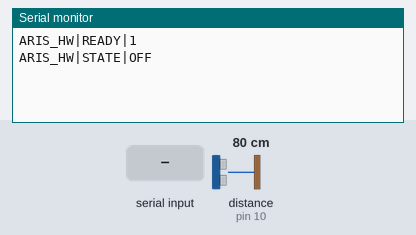
The sketch below on a simulated Arduino Uno, built with avr-gcc and run on an emulated ATmega328P. Shown: the last lines printed to the serial monitor. The inputs (shaded band) are chosen by the test bench; at power-on: distance to the obstacle (sensor on pin 10) 80 cm. The echo pulse lasts 58.3 µs per cm.

Above: at 1.2 s.
1.3 s: "ARM\n" received over Serial
At 1.61 s:
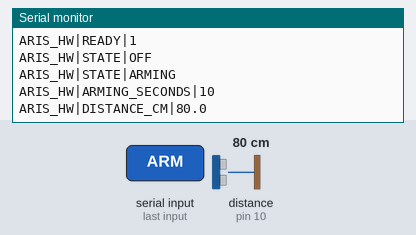
2.8 s: "PING\n" received over Serial
At 3.11 s:
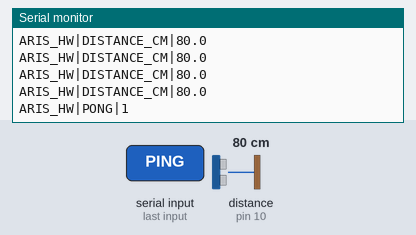
4.3 s: distance to the obstacle (sensor on pin 10) set to 2 cm
At 4.61 s:
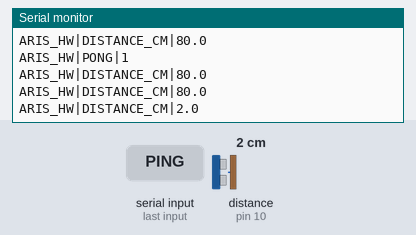
5.8 s: distance to the obstacle (sensor on pin 10) set to 4 cm
At 6.11 s:
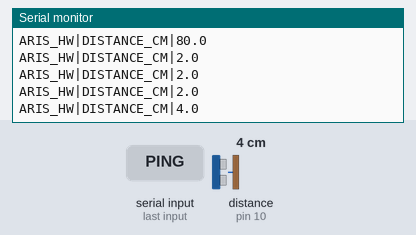
Timing chart, 0 to 8.3 s (numbered marks = the images above; inputs shaded):
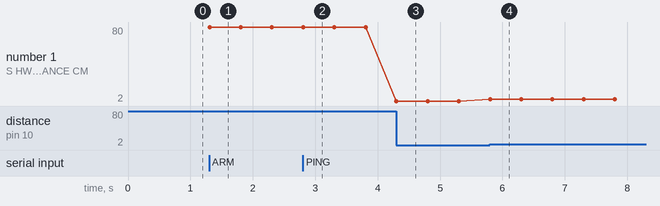

Measured:
- after the input at 1.3 s, the serial monitor: prints a new line at once (image 1)
- after the input at 2.8 s, the serial monitor: prints a new line at once (image 2)
- after the input at 4.3 s, the serial monitor: prints a new line at once (image 3)
- after the input at 5.8 s, the serial monitor: prints a new line at once (image 4)
- plotted number 1: 80 → 2 after the input at 4.3 s, 2 → 4 after the input at 5.8 s

The sketch:

aris_guard.ino
```cpp
#include <Arduino.h>

#include "guard_state.h"
#include "hardware_config.h"
#include "remote_input.h"
#include "sonar_sensor.h"

GuardStateMachine guard;
RemoteInput remote;
SonarSensor sonar;

unsigned long last_sonar_sample_ms = 0;
unsigned long last_distance_report_ms = 0;
char serial_command[24] = {};
uint8_t serial_command_length = 0;

// In tên trạng thái ổn định để Python có thể đọc mà không cần phân tích câu tự nhiên.
void printState(GuardState state) {
  Serial.print(F("ARIS_HW|STATE|"));
  switch (state) {
    case GuardState::kOff:
      Serial.println(F("OFF"));
      break;
    case GuardState::kArming:
      Serial.println(F("ARMING"));
      break;
    case GuardState::kArmed:
      Serial.println(F("ARMED"));
      break;
    case GuardState::kAlert:
      Serial.println(F("ALERT"));
      break;
  }
}

// Gửi thay đổi trạng thái duy nhất để HUD và TTS không thông báo trùng lặp.
void publishGuardEvent(GuardEvent event) {
  if (event == GuardEvent::kNone) {
    return;
  }
  printState(guard.state());
}

// Bật sonar bằng remote hoặc lệnh từ ARIS và phát thời gian rời vùng cảm biến.
void armGuard() {
  const GuardEvent event = guard.arm(millis());
  publishGuardEvent(event);
  if (event == GuardEvent::kArmingStarted) {
    Serial.println(F("ARIS_HW|ARMING_SECONDS|10"));
  }
}

// Mở khóa cảnh báo và đưa cảm biến về OFF bằng điều khiển vật lý.
void disarmGuard() {
  publishGuardEvent(guard.disarm());
}

// Xử lý các nút IR đã đo trực tiếp từ remote của chủ sở hữu.
void handleRemote() {
  const RemoteCommand command = remote.poll();
  switch (command) {
    case RemoteCommand::kNone:
      return;
    case RemoteCommand::kPower:
      Serial.println(F("ARIS_HW|REMOTE|POWER"));
      armGuard();
      return;
    case RemoteCommand::kOk:
      Serial.println(F("ARIS_HW|REMOTE|OK"));
      disarmGuard();
      return;
    case RemoteCommand::kZero:
      Serial.println(F("ARIS_HW|REMOTE|ZERO"));
      disarmGuard();
      return;
    case RemoteCommand::kBack:
      Serial.println(F("ARIS_HW|REMOTE|BACK"));
      disarmGuard();
      return;
    case RemoteCommand::kUnknown:
      Serial.print(F("ARIS_HW|REMOTE|UNKNOWN|0x"));
      Serial.println(remote.lastCode(), HEX);
      return;
  }
}

// Nhận lệnh ASCII an toàn từ Python; không thực thi nội dung tùy ý trên Arduino.
void processSerialCommand(const char* command) {
  if (strcmp(command, "ARM") == 0) {
    armGuard();
  } else if (strcmp(command, "DISARM") == 0 || strcmp(command, "STOP") == 0) {
    disarmGuard();
  } else if (strcmp(command, "STATUS") == 0) {
    printState(guard.state());
  } else if (strcmp(command, "PING") == 0) {
    Serial.println(F("ARIS_HW|PONG|1"));
  } else {
    Serial.println(F("ARIS_HW|ERROR|UNKNOWN_COMMAND"));
  }
}

// Ghép một dòng Serial có giới hạn kích thước để tránh phân mảnh RAM trên UNO.
void handleSerialInput() {
  while (Serial.available() > 0) {
    const char value = static_cast<char>(Serial.read());
    if (value == '\r') {
      continue;
    }
    if (value == '\n') {
      serial_command[serial_command_length] = '\0';
      if (serial_command_length > 0) {
        processSerialCommand(serial_command);
      }
      serial_command_length = 0;
      continue;
    }
    if (serial_command_length < sizeof(serial_command) - 1) {
      serial_command[serial_command_length++] = value;
    } else {
      serial_command_length = 0;
      Serial.println(F("ARIS_HW|ERROR|COMMAND_TOO_LONG"));
    }
  }
}

// Chỉ đo khoảng cách khi sonar đang ARMING/ARMED/ALERT để trạng thái OFF thật sự nghỉ.
void updateSonar() {
  const unsigned long now_ms = millis();
  if (guard.state() == GuardState::kOff ||
      now_ms - last_sonar_sample_ms < aris_hardware::kSonarSampleIntervalMs) {
    return;
  }
  last_sonar_sample_ms = now_ms;
  const float distance_cm = sonar.readDistanceCm();
  publishGuardEvent(guard.update(now_ms, distance_cm));

  if (now_ms - last_distance_report_ms >= aris_hardware::kDistanceReportIntervalMs) {
    last_distance_report_ms = now_ms;
    Serial.print(F("ARIS_HW|DISTANCE_CM|"));
    Serial.println(distance_cm, 1);
  }
}

// Khởi tạo giao tiếp USB, sonar và IR rồi công bố firmware đã sẵn sàng.
void setup() {
  Serial.begin(115200);
  sonar.begin();
  remote.begin();
  Serial.println(F("ARIS_HW|READY|1"));
  printState(guard.state());
}

// Điều phối Serial, remote và sonar không dùng delay dài để giữ phản hồi nhanh.
void loop() {
  handleSerialInput();
  handleRemote();
  updateSonar();
}
```

guard_state.cpp
```cpp
#include "guard_state.h"

#include "hardware_config.h"

GuardEvent GuardStateMachine::arm(unsigned long now_ms) {
  if (state_ != GuardState::kOff) {
    return GuardEvent::kNone;
  }
  state_ = GuardState::kArming;
  arming_started_ms_ = now_ms;
  consecutive_near_samples_ = 0;
  return GuardEvent::kArmingStarted;
}

GuardEvent GuardStateMachine::disarm() {
  if (state_ == GuardState::kOff) {
    return GuardEvent::kNone;
  }
  state_ = GuardState::kOff;
  consecutive_near_samples_ = 0;
  return GuardEvent::kDisarmed;
}

GuardEvent GuardStateMachine::update(unsigned long now_ms, float distance_cm) {
  if (state_ == GuardState::kArming &&
      now_ms - arming_started_ms_ >= aris_hardware::kArmingDelayMs) {
    state_ = GuardState::kArmed;
    consecutive_near_samples_ = 0;
    return GuardEvent::kArmed;
  }

  if (state_ != GuardState::kArmed || distance_cm <= 0.0F) {
    return GuardEvent::kNone;
  }

  if (distance_cm <= aris_hardware::kAlertDistanceCm) {
    consecutive_near_samples_++;
  } else {
    consecutive_near_samples_ = 0;
  }

  if (consecutive_near_samples_ < aris_hardware::kNearSamplesRequired) {
    return GuardEvent::kNone;
  }
  state_ = GuardState::kAlert;
  consecutive_near_samples_ = 0;
  return GuardEvent::kAlertStarted;
}

GuardState GuardStateMachine::state() const {
  return state_;
}
```

guard_state.h
```cpp
#pragma once

#include <Arduino.h>

enum class GuardState : uint8_t {
  kOff,
  kArming,
  kArmed,
  kAlert,
};

enum class GuardEvent : uint8_t {
  kNone,
  kArmingStarted,
  kArmed,
  kAlertStarted,
  kDisarmed,
};

class GuardStateMachine {
 public:
  // Bắt đầu đếm ngược kích hoạt nếu hệ thống đang tắt.
  GuardEvent arm(unsigned long now_ms);

  // Tắt sonar và xóa cảnh báo đã chốt bằng chìa IR hoặc lệnh Serial.
  GuardEvent disarm();

  // Cập nhật đếm ngược và xác nhận vật thể gần qua nhiều mẫu liên tiếp.
  GuardEvent update(unsigned long now_ms, float distance_cm);

  // Trả trạng thái hiện tại để firmware gửi đồng bộ sang ứng dụng ARIS.
  GuardState state() const;

 private:
  GuardState state_ = GuardState::kOff;
  unsigned long arming_started_ms_ = 0;
  uint8_t consecutive_near_samples_ = 0;
};
```

remote_input.cpp
```cpp
#include "remote_input.h"

#include <IRremote.hpp>

#include "hardware_config.h"

void RemoteInput::begin() {
  IrReceiver.begin(aris_hardware::kIrReceivePin, ENABLE_LED_FEEDBACK);
}

RemoteCommand RemoteInput::poll() {
  if (!IrReceiver.decode()) {
    return RemoteCommand::kNone;
  }

  const bool repeated =
      IrReceiver.decodedIRData.flags & IRDATA_FLAGS_IS_REPEAT;
  last_code_ = IrReceiver.decodedIRData.command;
  IrReceiver.resume();
  if (repeated) {
    return RemoteCommand::kNone;
  }

  switch (last_code_) {
    case aris_hardware::kRemotePower:
      return RemoteCommand::kPower;
    case aris_hardware::kRemoteOk:
      return RemoteCommand::kOk;
    case aris_hardware::kRemoteZero:
      return RemoteCommand::kZero;
    case aris_hardware::kRemoteBack:
      return RemoteCommand::kBack;
    default:
      return RemoteCommand::kUnknown;
  }
}

uint16_t RemoteInput::lastCode() const {
  return last_code_;
}
```

remote_input.h
```cpp
#pragma once

#include <Arduino.h>

enum class RemoteCommand : uint8_t {
  kNone,
  kPower,
  kOk,
  kZero,
  kBack,
  kUnknown,
};

class RemoteInput {
 public:
  // Khởi động mắt nhận IR trên chân đã khai báo trong hardware_config.h.
  void begin();

  // Đọc tối đa một lần bấm mới và bỏ qua frame lặp khi người dùng giữ nút.
  RemoteCommand poll();

  // Trả mã NEC gần nhất để in log khi gặp một nút chưa được ánh xạ.
  uint16_t lastCode() const;

 private:
  uint16_t last_code_ = 0;
};
```

sonar_sensor.cpp
```cpp
#include "sonar_sensor.h"

#include "hardware_config.h"

void SonarSensor::begin() {
  pinMode(aris_hardware::kSonarTriggerPin, OUTPUT);
  pinMode(aris_hardware::kSonarEchoPin, INPUT);
  digitalWrite(aris_hardware::kSonarTriggerPin, LOW);
}

float SonarSensor::readDistanceCm() {
  digitalWrite(aris_hardware::kSonarTriggerPin, LOW);
  delayMicroseconds(2);
  digitalWrite(aris_hardware::kSonarTriggerPin, HIGH);
  delayMicroseconds(10);
  digitalWrite(aris_hardware::kSonarTriggerPin, LOW);

  const unsigned long echo_duration =
      pulseIn(aris_hardware::kSonarEchoPin, HIGH, 30000UL);
  if (echo_duration == 0) {
    return -1.0F;
  }
  return static_cast<float>(echo_duration) * 0.0343F * 0.5F;
}
```

sonar_sensor.h
```cpp
#pragma once

#include <Arduino.h>

class SonarSensor {
 public:
  // Cấu hình chân TRIG là output và ECHO là input của HC-SR04.
  void begin();

  // Đo khoảng cách theo centimet; trả -1 khi không nhận được echo hợp lệ.
  float readDistanceCm();
};
```

hardware_config.h
```cpp
#pragma once

#include <Arduino.h>

namespace aris_hardware {

constexpr uint8_t kIrReceivePin = 2;
constexpr uint8_t kSonarTriggerPin = 9;
constexpr uint8_t kSonarEchoPin = 10;

constexpr uint8_t kRemotePower = 0x45;
constexpr uint8_t kRemoteOk = 0x40;
constexpr uint8_t kRemoteZero = 0x16;
constexpr uint8_t kRemoteBack = 0x44;

constexpr float kAlertDistanceCm = 80.0F;
constexpr unsigned long kArmingDelayMs = 10000UL;
constexpr unsigned long kSonarSampleIntervalMs = 100UL;
constexpr unsigned long kDistanceReportIntervalMs = 500UL;
constexpr uint8_t kNearSamplesRequired = 3;

}  // namespace aris_hardware
```
